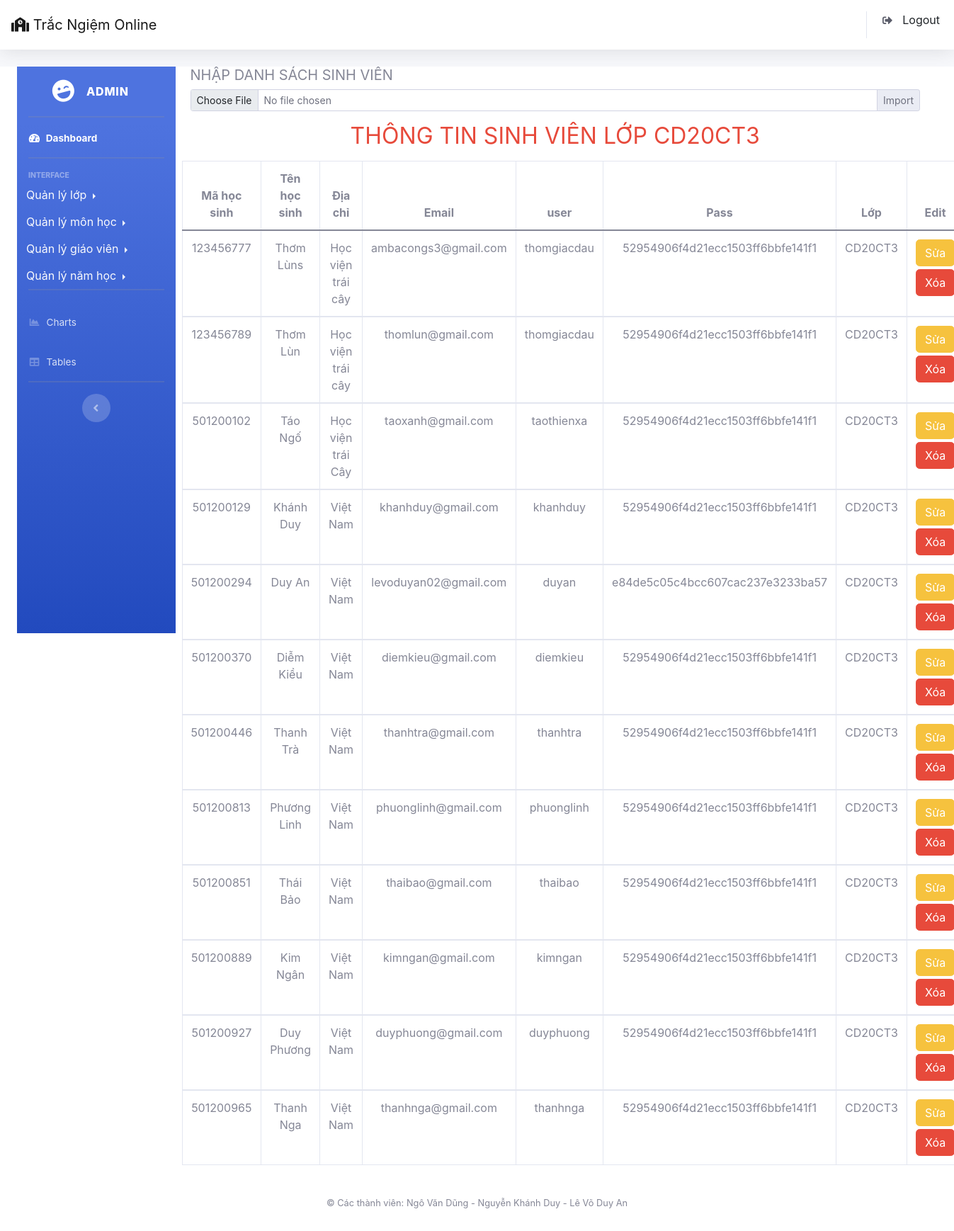
The page /Admin/index.php?action=sinhvien&act=sinhvien&maLop=3&tenLop=CD20CT3 (signed in) on the database its author committed.
### tables this page shows
CREATE TABLE `lop` (
  `maLop` int(11) NOT NULL,
  `tenLop` varchar(12) NOT NULL,
  `siso` int(11) NOT NULL
);

CREATE TABLE `hocsinh` (
  `maHS` varchar(15) NOT NULL,
  `tenHS` varchar(70) NOT NULL,
  `diachi` varchar(200) NOT NULL,
  `email` varchar(50) NOT NULL,
  `user` varchar(50) NOT NULL,
  `pass` text NOT NULL,
  `maLop` int(11) NOT NULL
);

### Admin/Model/connect.php (called while the page is built, shortened)
<?php
  class connect{
      var $db=null;
      public function __construct()
      {
        $dsn='mysql:host=localhost;dbname=tracnghiembeta';
        $user='root';
        $pass='root';
        $this->db=new PDO($dsn,$user,$pass,array(PDO::MYSQL_ATTR_INIT_COMMAND=>"SET NAMES utf8"));
      }
      public function selectone($select)
      {
        $result=$this->db->query($select);
        $results=$result->fetch();
        return $results;
      }
      public function execP($query){
        $statement=$this->db->prepare($query);
        return $statement;
      }
  }
?>

### Admin/Model/quanlylop.php (called while the page is built, shortened)
<?php
     class lop{
          function tenLop($malop){
            $select="select * from lop where maLop='$malop'";
            $db = new connect();
            $result = $db->selectone($select);
            return $result;
        }
     }
?>

### Admin/Model/quanlysinhvien.php (called while the page is built, shortened)
<?php
    class sinhvien{
        function listSinhViens($malop){
            $select = "select * from hocsinh  where maLop=:maLop";
            $db = new connect();
            $stm = $db->execP($select);
            $stm->bindValue(':maLop',$malop);
            $stm->execute();
            return $stm;
            }
    }
?>

### Admin/View/sinhvien.php (the view, shortened to what this page needs)
<div class="col-lg-2">
    <?php
        include "View/sidebar.php";
    ?>
</div>
<div class="col-lg-10">
    <section>
        <div class="container-fluid">
            <h5>NHẬP DANH SÁCH SINH VIÊN</h5>
            <form action="index.php?action=sinhvien&act=importSV" method="post" enctype="multipart/form-data">
                <div class="input-group input-group-sm mb-md-3 ">
                    <input type="file" class="form-control form-control-sm" name="uploadfile" id="uploadfile">
                    <input type="submit" name="submit" value="Import" class="input-group-text">
                </div>
            </form>
            <div class="row">
                <?php
                    if(isset($_GET['maLop'])){
                        $malop=$_GET['maLop'];
                        $db= new lop();
                        $result=$db->tenLop($malop);
                        $tenlop=$result['tenLop'];
                    }
                ?>
                <h2 class="text-center text-danger mb-md-3">THÔNG TIN SINH VIÊN LỚP <?php echo $tenlop; ?> </h2>
                <table class=" table table-bordered table-hover text-center">
                    <thead>
                    <tr>
                        <th scope="col">Mã học sinh</th>
                        <th scope="col">Tên học sinh</th>
                        <th scope="col">Địa chỉ</th>
                        <th scope="col">Email</th>
                        <th scope="col">user</th>
                        <th scope="col">Pass</th>
                        <th scope="col">Lớp</th>
                        <th scope="col">Edit</th>
                    </tr>
                    </thead>
                    <?php
                    if(isset($_GET['maLop'])):
                        $malop=$_GET['maLop'];
                        $db= new sinhvien();
                        $result= $db->listSinhViens($malop);
                        while ($set=$result->fetch()):
                    ?>
                    <tbody>
                    <tr>
                        <td> <?php echo $set['maHS'] ?></td>
                        <td>  <?php echo $set['tenHS'] ?></td>
                        <td>  <?php echo $set['diachi'] ?></td>
                        <td>  <?php echo $set['email'] ?></td>
                        <td>  <?php echo $set['user'] ?></td>
                        <td> <?php echo $set['pass'] ?></td>
                        <td>  <?php echo $tenlop ?>
                        </td>
                        <td class="text-center">
                            <a href="index.php?action=sinhvien&act=update&maHS=<?php echo $set['maHS'];  ?>" class="btn btn-warning mb-md-1">Sửa</a>
                            <a href="index.php?action=sinhvien&act=deleteSV&maHS=<?php echo $set['maHS']?>"
                            onclick="return confirm('Bấm vào nút OK để tiếp tục');" class="btn btn-danger">Xóa</a>
                        </td>
                    </tr>
                    </tbody>
                    <?php
                        endwhile;
                    ?>
                    <?php
                        endif;
                    ?>
                </table>
            </div>
        </div>
    </section>
</div>

### rows shown on the page
lop: tenLop "CD20CT3"
hocsinh: maHS "123456777", tenHS "Thơm Lùns", diachi "Học viện trái cây", email "ambacongs3@gmail.com", user "thomgiacdau", pass "52954906f4d21ecc1503ff6bbfe141f1", maLop.tenLop "CD20CT3"
hocsinh: maHS "123456789", tenHS "Thơm Lùn", diachi "Học viện trái cây", email "thomlun@gmail.com", user "thomgiacdau", pass "52954906f4d21ecc1503ff6bbfe141f1", maLop.tenLop "CD20CT3"
hocsinh: maHS "501200102", tenHS "Táo Ngố", diachi "Học viện trái Cây", email "taoxanh@gmail.com", user "taothienxa", pass "52954906f4d21ecc1503ff6bbfe141f1", maLop.tenLop "CD20CT3"
hocsinh: maHS "501200129", tenHS "Khánh Duy", diachi "Việt Nam", email "khanhduy@gmail.com", user "khanhduy", pass "52954906f4d21ecc1503ff6bbfe141f1", maLop.tenLop "CD20CT3"
hocsinh: maHS "501200294", tenHS "Duy An", diachi "Việt Nam", email "levoduyan02@gmail.com", user "duyan", pass "e84de5c05c4bcc607cac237e3233ba57", maLop.tenLop "CD20CT3"
hocsinh: maHS "501200370", tenHS "Diễm Kiều", diachi "Việt Nam", email "diemkieu@gmail.com", user "diemkieu", pass "52954906f4d21ecc1503ff6bbfe141f1", maLop.tenLop "CD20CT3"
hocsinh: maHS "501200446", tenHS "Thanh Trà", diachi "Việt Nam", email "thanhtra@gmail.com", user "thanhtra", pass "52954906f4d21ecc1503ff6bbfe141f1", maLop.tenLop "CD20CT3"
hocsinh: maHS "501200813", tenHS "Phương Linh", diachi "Việt Nam", email "phuonglinh@gmail.com", user "phuonglinh", pass "52954906f4d21ecc1503ff6bbfe141f1", maLop.tenLop "CD20CT3"
hocsinh: maHS "501200851", tenHS "Thái Bảo", diachi "Việt Nam", email "thaibao@gmail.com", user "thaibao", pass "52954906f4d21ecc1503ff6bbfe141f1", maLop.tenLop "CD20CT3"
hocsinh: maHS "501200889", tenHS "Kim Ngân", diachi "Việt Nam", email "kimngan@gmail.com", user "kimngan", pass "52954906f4d21ecc1503ff6bbfe141f1", maLop.tenLop "CD20CT3"
hocsinh: maHS "501200927", tenHS "Duy Phương", diachi "Việt Nam", email "duyphuong@gmail.com", user "duyphuong", pass "52954906f4d21ecc1503ff6bbfe141f1", maLop.tenLop "CD20CT3"
hocsinh: maHS "501200965", tenHS "Thanh Nga", diachi "Việt Nam", email "thanhnga@gmail.com", user "thanhnga", pass "52954906f4d21ecc1503ff6bbfe141f1", maLop.tenLop "CD20CT3"

### other values the page prints
$_SESSION['admin'] "ADMIN"
